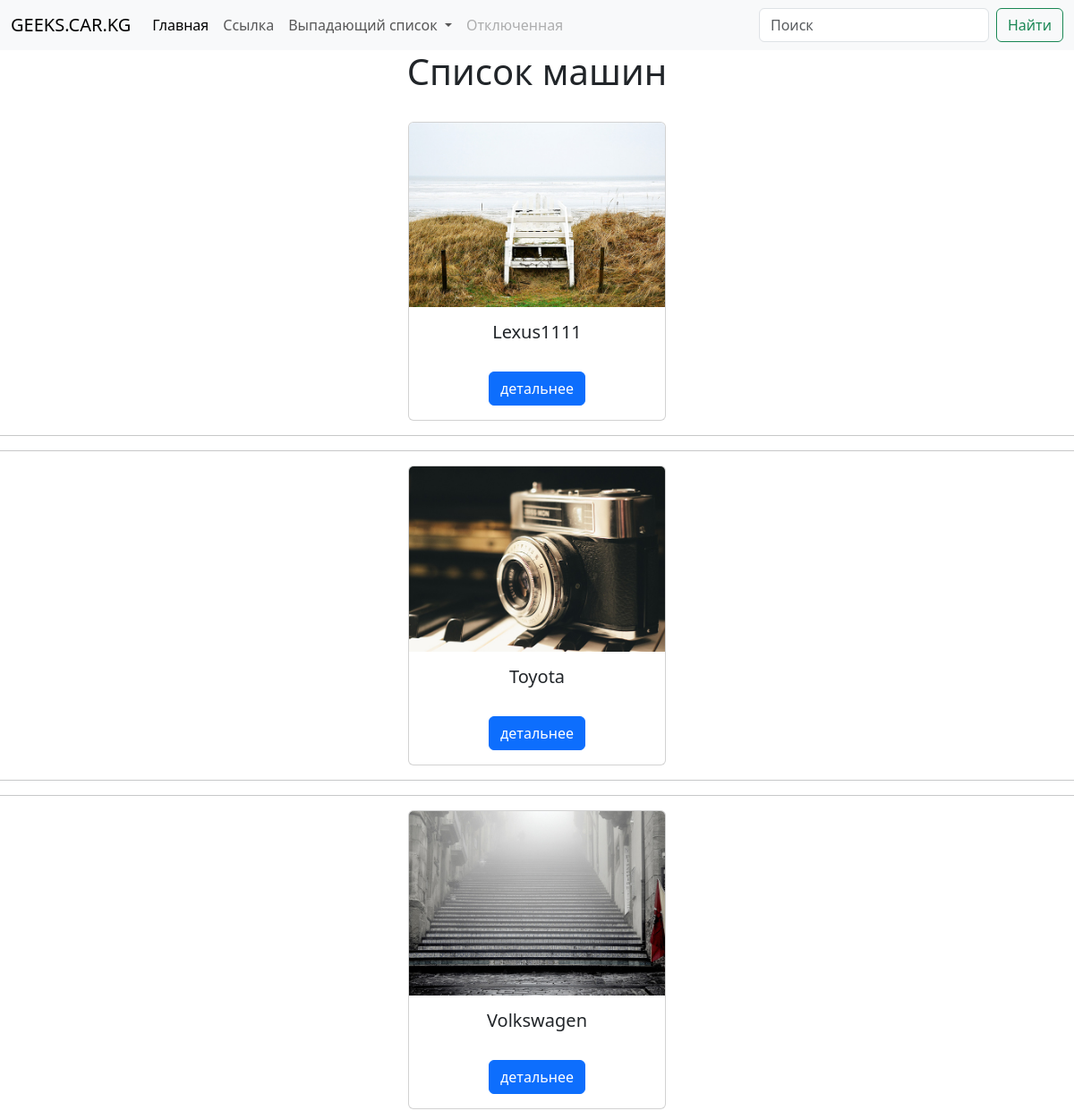
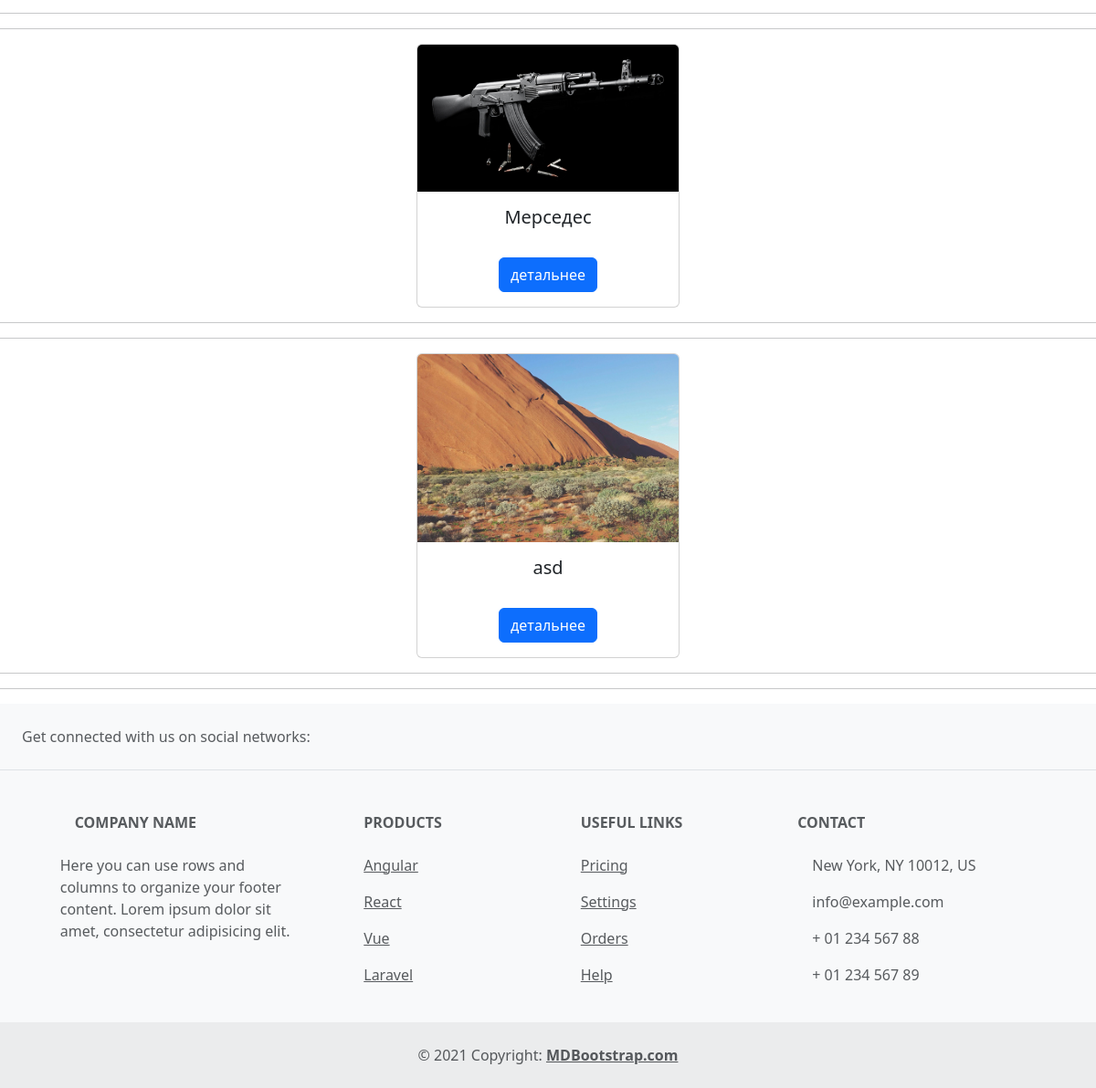
Screenshot of /cars/ with the database file from the repository (2 pictures, top to bottom).
### cars/models.py (models this page shows, shortened)
class Cars(models.Model):
    TYPE_CAR = (
        ('Олдовые', 'Олдовые'),
        ('Спортивные', 'Спортивные'),
        ('Грузовые', 'Грузовые')
    )
    title = models.CharField(max_length=100)
    image = models.ImageField(upload_to='cars/')
    description = models.TextField()
    color = models.CharField(max_length=100)
    type_car = models.CharField(max_length=100, choices=TYPE_CAR)
    url_car = models.URLField()
    created_at = models.DateTimeField(auto_now_add=True)

### cars/views.py (the view)
# urls.py: path('cars/', views.CarView.as_view(), name='cars'),
class CarView(generic.ListView):
    template_name = 'cars/cars.html'
    queryset = models.Cars.objects.all()
    def get_queryset(self):
        return models.Cars.objects.all()

### templates/cars/cars.html
{% include 'cars/header.html' %}
<center>
    <h1>Список машин</h1><br>
    {% for i in object_list %}
<div class="card" style="width: 18rem;">
  <img src="{{i.image.url}}" class="card-img-top" alt="...">
  <div class="card-body">
    <h5 class="card-title">{{i.title}}</h5><br>
    <a href="/cars_detail/{{i.id}}" class="btn btn-primary">детальнее</a>
  </div>
</div>
    <hr>
    <hr>
{% endfor %}
</center>
{% include 'cars/footer.html' %}

### rows the page displays
Cars: image (picture), title "Lexus1111"
Cars: image (picture), title "Toyota"
Cars: image (picture), title "Volkswagen"
Cars: image (picture), title "Мерседес"
Cars: image (picture), title "asd"
